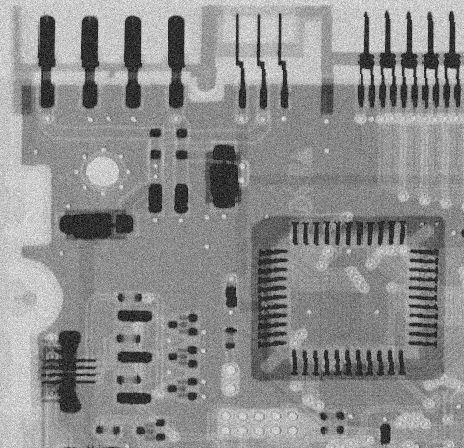
#> input picture Fig0507(b)(ckt-board-gauss-var-400).tif, 464 x 448 px
$ python adaptive_filter.py
#> lines starting #> are read from the running program, lines starting #| are printed output that depends on the picture
#> further down, image is the input picture: PIL image 464x448 L; min 0, max 255, mean 141.7
from PIL import Image
import matplotlib.pyplot as plt
import numpy as np
import random
import math


def plot_image(image1, image2):
    fig, ax = plt.subplots(1,2)
    ax[0].imshow(image1, cmap='gray')
    ax[0].set_title('Orginal Image')
    ax[1].imshow(image2, cmap = 'gray')
    ax[1].set_title('Filtered image')
    plt.tight_layout()
    plt.show()

def adaptive_filer(image):
	size = image.size
#> size = (464, 448)
	print(size)
#| (464, 448)

	noise = Image.new("L", image.size)
#> noise: PIL image 464x448 L; every value is 0
	temp = Image.new("L", image.size)
	output = Image.new("L", image.size)

	iset = 0
	rand = -1
	var = 1000

	for i in range(0, size[0]):
		for j in range(0, size[1]):
			if(iset == 0):
				r = 0
				while(r >= 1.0 or r == 0):
					temp1 = random.uniform(-1,1)
					temp2 = random.uniform(-1,1)
					r = temp1 ** 2 + temp2 ** 2;
				fac = (-2.0 * math.log(r) / r) ** 0.5;
				rand = int(temp1 * fac * (var ** 0.5));
				rand2 = int(temp2 * fac * (var ** 0.5));
				iset = 1;
				l = image.getpixel((i, j)) + rand2
				noise.putpixel((i,j), rand2)
			if(iset == 1):
				iset = 0;
				l = image.getpixel((i, j)) + rand
				noise.putpixel((i,j), rand)
			temp.putpixel((i,j), l)
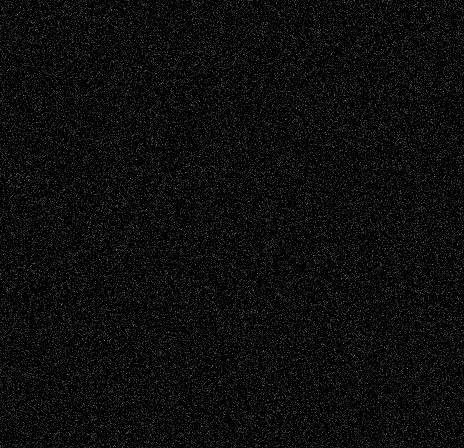
#> noise: PIL image 464x448 L; min 0, max 135, mean 12.4
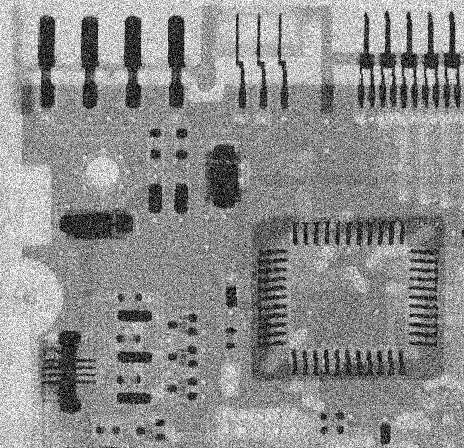
#> temp: PIL image 464x448 L; min 0, max 255, mean 141.6
#> after the loop, fac = 2.41; iset = 0; l = 162; r = 0.356; rand = 8; rand2 = 44; temp1 = 0.109; temp2 = 0.586
	ignore = int((3 - 1) / 2)

	for i in range(0 + ignore, size[0] - ignore):
		for j in range(0 + ignore, size[1] - ignore):
			p1 = temp.getpixel((i-1,j-1))
			p2 = temp.getpixel((i,j-1))
			p3 = temp.getpixel((i+1,j-1))
			p4 = temp.getpixel((i-1,j))
			p5 = temp.getpixel((i,j))
			p6 = temp.getpixel((i+1,j))
			p7 = temp.getpixel((i-1,j+1))
			p8 = temp.getpixel((i,j+1))
			p9 = temp.getpixel((i+1,j+1))
			ap = (p1+p2+p3+p4+p5+p6+p7+p8+p9)/9
			ap2 = (p1**2+p2**2+p3**2+p4**2+p5**2+p6**2+p7**2+p8**2+p9**2)/9
			vp2 = ap2 - ap ** 2
			interval = 1000
			if(vp2 < var):
				l = temp.getpixel((i,j)) - (var / vp2) * (temp.getpixel((i,j)) - ap)
			elif(vp2 < var + interval):
				l = temp.getpixel((i,j)) - (var / vp2) * (temp.getpixel((i,j)) - ap)
			else:
				l = temp.getpixel((i,j))
			output.putpixel((i,j), int(l))
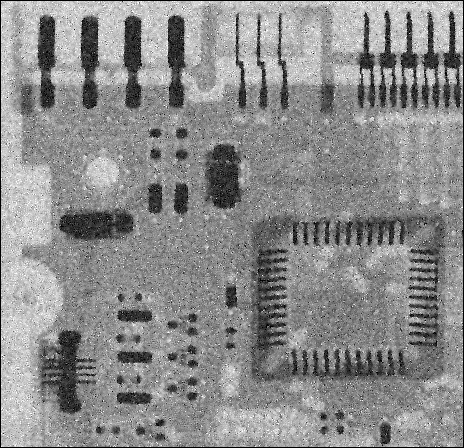
#> output: PIL image 464x448 L; min 0, max 255, mean 139.5

	return output, temp, noise

image = Image.open('Fig0507(b)(ckt-board-gauss-var-400).tif').convert('L')
output,temp,noise= adaptive_filer(image)
output.save("output_adaptive_filer.png")
temp.save("temp_adaptive_filer.png")
noise.save("noise_adaptive_filer.png")


plot_image(np.array(image),np.array(output))
#> in plot_image, `plt.show()`:
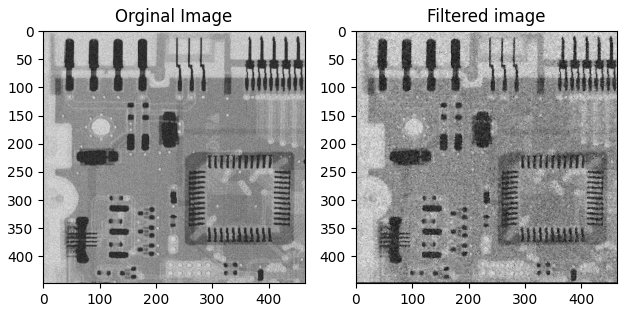
#> figure drawn by matplotlib, 2 panels
